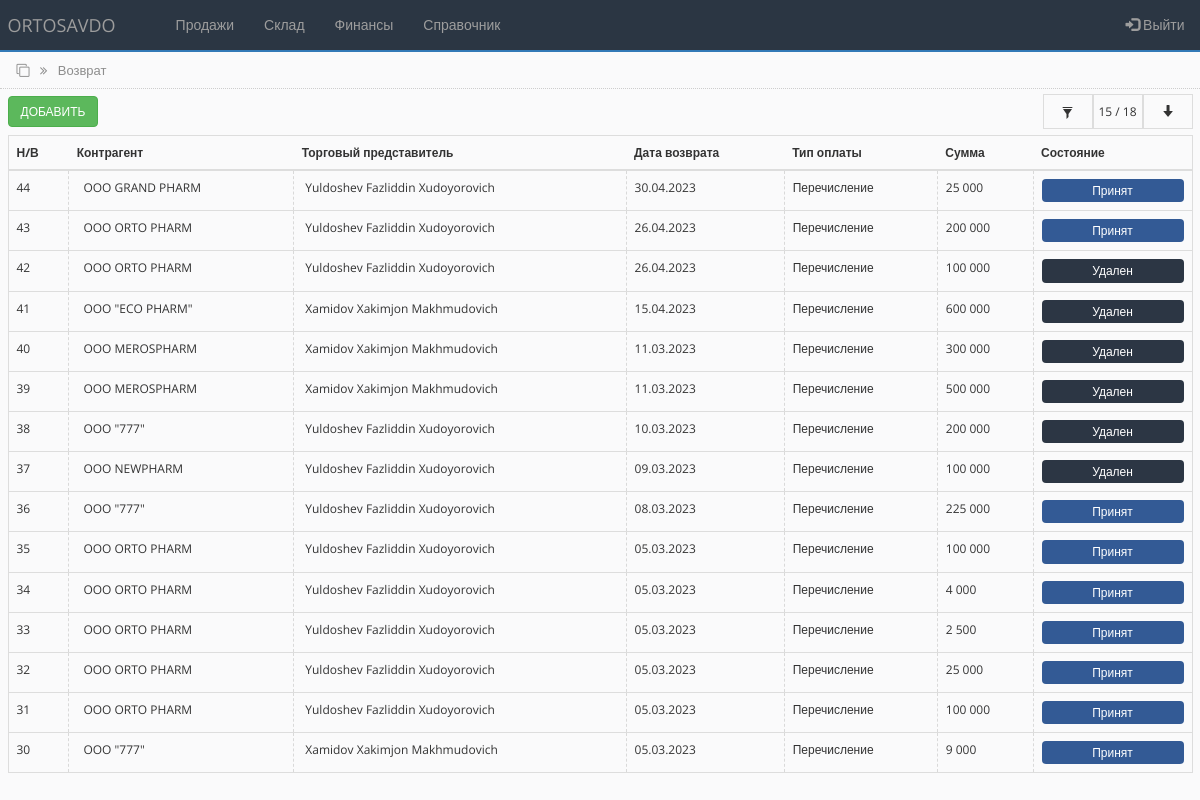
Screenshot of /return_list.php (signed in) with the database file from the repository.
### tables this page shows
CREATE TABLE `return_list` (
  `id` int(100) NOT NULL,
  `contractor` varchar(250) NOT NULL,
  `sale_agent` varchar(250) NOT NULL,
  `return_date` date NOT NULL,
  `payment_type` varchar(250) NOT NULL,
  `transaction_amount` int(100) NOT NULL,
  `return_status` int(100) NOT NULL DEFAULT '0'
);

CREATE TABLE `counterparties_tbl` (
  `id` int(255) NOT NULL,
  `name` varchar(250) NOT NULL,
  `alternative_name` varchar(250) NOT NULL,
  `inn` varchar(255) NOT NULL,
  `nds` varchar(255) NOT NULL,
  `raschetny_schet` varchar(255) NOT NULL,
  `mfo` varchar(100) NOT NULL,
  `address` varchar(250) NOT NULL,
  `contact` varchar(250) NOT NULL,
  `director` varchar(250) NOT NULL,
  `accountant` varchar(250) NOT NULL,
  `sts` int(10) NOT NULL DEFAULT '1'
);

CREATE TABLE `users_tbl` (
  `id` int(100) NOT NULL,
  `name` varchar(255) NOT NULL,
  `surname` varchar(255) NOT NULL,
  `fathername` varchar(255) NOT NULL,
  `login` varchar(255) NOT NULL,
  `pass` varchar(255) NOT NULL,
  `role` varchar(255) NOT NULL,
  `sts` varchar(255) NOT NULL DEFAULT '1'
);

### bot_lib.php (called while the page is built, shortened)
<?php
function get_user($connect, $user_id){
	$query = "SELECT * FROM users_tbl WHERE id='$user_id'";
	$result = mysqli_query($connect, $query);
	$user = mysqli_fetch_assoc($result);
	return $user;
}
function get_contractor($connect, $contractor_id){
	$query = "SELECT * FROM counterparties_tbl WHERE id='$contractor_id'";
	$result = mysqli_query($connect, $query);
	$contractor = mysqli_fetch_assoc($result);
	return $contractor;
}
?>

### return_list.php (the view, shortened to what this page needs)
<?php
include('settings.php');
include('bot_lib.php');
$limit = 15;
if (isset($_POST['id_contractor']) AND isset($_POST['from_date']) AND isset($_POST['to_date'])) {
    $id_cont = $_POST['id_contractor'];
    $fr_date = $_POST['from_date'];
    $to_date = $_POST['to_date'];
    $bg_sts = '#ebf0ff';
    $display_sts = 'none';
    $display_sts_filer_on = 'true';
     $query = "SELECT * FROM return_list WHERE contractor = '$id_cont' AND return_status='0' AND return_date >= '$fr_date' AND return_date <= '$to_date' ORDER BY id DESC";
     $all_debt_query = "SELECT sum(transaction_amount) as all_debt, count(id) as allcount FROM return_list WHERE contractor = '$id_cont' AND return_status='0' AND return_date >= '$fr_date' AND return_date <= '$to_date' ORDER BY id DESC";
 }
 else {
     $query = "SELECT * FROM return_list ORDER BY id desc LIMIT 0,".$limit;
     $all_debt_query = "SELECT sum(transaction_amount) as all_debt, count(id) as allcount FROM return_list WHERE return_status='0'";
 }
$all_debt_result = mysqli_query ($connect, $all_debt_query);
$all_debt_fetch = mysqli_fetch_array($all_debt_result);
$all_count = $all_debt_fetch['allcount'];
$rs_result = mysqli_query ($connect, $query);
?>
<!DOCTYPE html>
<html lang="en">
<head>
    <link rel="stylesheet" href="https://maxcdn.bootstrapcdn.com/bootstrap/3.4.1/css/bootstrap.min.css">
    <link rel="stylesheet" href="https://cdnjs.cloudflare.com/ajax/libs/font-awesome/4.7.0/css/font-awesome.min.css">
    <link rel="stylesheet" href="css/bootstrap-grid.min.css">
    <link rel="stylesheet" href="https://cdnjs.cloudflare.com/ajax/libs/selectize.js/0.15.2/css/selectize.default.min.css" />
    <link rel="stylesheet" href="css/style.css">
</head>
<body>
<?php include 'partSite/nav.php'; ?>
<div class="page_name">
    <div class="container-fluid">
        <i class="fa fa-clone" aria-hidden="true"></i>
        <i class="fa fa-angle-double-right right_cus"></i>
        <span class="right_cus">Возврат</span>
    </div>
</div>
<div class="toolbar">
        <div class="container-fluid">
            <div class="toolbar_wrapper">
                <div>
                    <a href="add_return.php"> <button type="button" class="btn btn-success">Добавить</button> </a>
                </div>
                <div class="filter-container">
                        <div style="background-color:<?php echo $bg_sts;?>" class="filter-container-item first" data-toggle="modal" data-target="#filter">
                        <span class="glyphicon glyphicon-filter"></span>
                        </div>
                        <div style="display:<?php echo $display_sts;?>" class="filter-container-item">
                            <span><span id="row_c"><?php echo $limit; ?></span> / <?php echo $all_count; ?></span>
                        </div>
                        <div style="display:<?php echo $display_sts;?>" class="filter-container-item">
                            <div class="loadmore">
                                <button class="btn btn-outline-info" type="button" id="loadBtn" value="+10"><span class="glyphicon glyphicon-arrow-down"></span></button>
                            </div>
                        </div>
                    </div>
            </div>
        </div>
</div>
<div class="all_table">
    <div class="container-fluid">
        <table class="table table-hover" style="border-collapse:collapse;">
        <thead>
            <tr>
                <th scope="col">Н/В</th>
                <th scope="col">Контрагент</th>
                <th scope="col">Торговый представитель</th>
                <th scope="col">Дата возврата</th>
                <th scope="col">Тип оплаты</th>
                <th scope="col">Сумма</th>
                <th scope="col">Состояние</th>
            </tr>
        </thead>
        <tbody class="postList">
<?php
    $i = 0;
    while ($row = mysqli_fetch_array($rs_result)) {
    $i++;
    if ($row["return_status"] == 0) {
        $status_order = 'Принят';
        $status_type = 'archived';
    }elseif ($row["return_status"] == 1) {
        $status_order = 'Удален';
        $status_type = 'cancelled';
    }
?>
        <tr data-toggle="collapse" data-target="#row<?php echo $i;?>" aria-expanded="true" class="accordion-toggle">
            <td><?php echo $row["id"]; ?></td>
            <td><?php $user = get_contractor($connect, $row["contractor"]);?>&nbsp;<?php echo $user["surname"]; ?>&nbsp;<?php echo $user["name"]; ?>&nbsp;<?php echo $user["fathername"]; ?></td>
            <td><?php $user = get_user($connect, $row["sale_agent"]);?>&nbsp;<?php echo $user["surname"]; ?>&nbsp;<?php echo $user["name"]; ?>&nbsp;<?php echo $user["fathername"]; ?></td>
            <td><?php echo $date = date("d.m.Y", strtotime($row["return_date"])); ?></td>
            <td><?php echo $row["payment_type"]; ?></td>
            <td><?php echo number_format($row['transaction_amount'], 0, '.', ' '); ?></td>
            <td><span class='status <?php echo $status_type; ?>'><?php echo $status_order; ?></span></td>
        </tr>
<?php
    };
?>
        </tbody>
        </table>
    </div>
</div>
</body>
</html>

### css/style.css (style rules this page uses)
* { box-sizing: border-box; margin: 0; padding: 0; transition: all 0.01s; }
body { background-color: #FAFAFB; font-family: "Open Sans", sans-serif; font-size: 12px; }
.page_name { width: 100%; height: 37px; padding: 9px; margin-top: -20px; border-bottom: 1px dotted #CDCDCD; color: #8d8d8d; font-size: 13px; }
.right_cus { margin-left: 7px; }
.toolbar { width: 100%; height: 46px; margin: 0; padding: 5px 0; }
.toolbar .btn { text-transform: uppercase; font-size: 12px; }
.table { border-collapse: collapse; border: 1px solid #dddddd; margin-bottom: 0px; padding-top: 10px; }
table > tbody > tr > td { vertical-align: middle; border-left: 0.00001px dashed #d9d9d9; height: 80%; }
.toolbar_wrapper { width: 100%; display: flex; justify-content: space-between; align-items: center; }
.filter-container { min-height: 35px; display: grid; grid-template-columns: auto auto auto; align-items: center; justify-content: end; background-color: #fafafb; }
.filter-container .first { cursor: pointer; }
.filter-container-item { display: flex; align-items: center; justify-content: center; min-width: 50px; height: 100%; padding: 0 3px; border: 1px solid #dddddd; }
.filter-container-item button { width: 100%; background-color: #fafafb; outline: none !important; }
.status { display: inline-block; padding: 3px 6px; border-radius: 4px; width: 100%; text-align: center; }
.archived { background-color: #335a95; color: white; padding: 3px 22px; }
.cancelled { background-color: #2c3644; color: white; padding: 3px 15px; }

### rows the page displays
return_list: id "44", counterparties_tbl.name "OOO GRAND PHARM", users_tbl.surname "Yuldoshev", users_tbl.name "Fazliddin", users_tbl.fathername "Xudoyorovich", return_date "30.04.2023", payment_type "Перечисление", transaction_amount "25 000", return_status "Принят"
return_list: id "43", counterparties_tbl.name "OOO ORTO PHARM", users_tbl.surname "Yuldoshev", users_tbl.name "Fazliddin", users_tbl.fathername "Xudoyorovich", return_date "26.04.2023", payment_type "Перечисление", transaction_amount "200 000", return_status "Принят"
return_list: id "42", counterparties_tbl.name "OOO ORTO PHARM", users_tbl.surname "Yuldoshev", users_tbl.name "Fazliddin", users_tbl.fathername "Xudoyorovich", return_date "26.04.2023", payment_type "Перечисление", transaction_amount "100 000", return_status "Удален"
return_list: id "41", counterparties_tbl.name "OOO \"ECO PHARM\"", users_tbl.surname "Xamidov", users_tbl.name "Xakimjon", users_tbl.fathername "Makhmudovich", return_date "15.04.2023", payment_type "Перечисление", transaction_amount "600 000", return_status "Удален"
return_list: id "40", counterparties_tbl.name "OOO MEROSPHARM", users_tbl.surname "Xamidov", users_tbl.name "Xakimjon", users_tbl.fathername "Makhmudovich", return_date "11.03.2023", payment_type "Перечисление", transaction_amount "300 000", return_status "Удален"
return_list: id "39", counterparties_tbl.name "OOO MEROSPHARM", users_tbl.surname "Xamidov", users_tbl.name "Xakimjon", users_tbl.fathername "Makhmudovich", return_date "11.03.2023", payment_type "Перечисление", transaction_amount "500 000", return_status "Удален"
return_list: id "38", counterparties_tbl.name "OOO \"777\"", users_tbl.surname "Yuldoshev", users_tbl.name "Fazliddin", users_tbl.fathername "Xudoyorovich", return_date "10.03.2023", payment_type "Перечисление", transaction_amount "200 000", return_status "Удален"
return_list: id "37", counterparties_tbl.name "OOO NEWPHARM", users_tbl.surname "Yuldoshev", users_tbl.name "Fazliddin", users_tbl.fathername "Xudoyorovich", return_date "09.03.2023", payment_type "Перечисление", transaction_amount "100 000", return_status "Удален"
return_list: id "36", counterparties_tbl.name "OOO \"777\"", users_tbl.surname "Yuldoshev", users_tbl.name "Fazliddin", users_tbl.fathername "Xudoyorovich", return_date "08.03.2023", payment_type "Перечисление", transaction_amount "225 000", return_status "Принят"
return_list: id "35", counterparties_tbl.name "OOO ORTO PHARM", users_tbl.surname "Yuldoshev", users_tbl.name "Fazliddin", users_tbl.fathername "Xudoyorovich", return_date "05.03.2023", payment_type "Перечисление", transaction_amount "100 000", return_status "Принят"
return_list: id "34", counterparties_tbl.name "OOO ORTO PHARM", users_tbl.surname "Yuldoshev", users_tbl.name "Fazliddin", users_tbl.fathername "Xudoyorovich", return_date "05.03.2023", payment_type "Перечисление", transaction_amount "4 000", return_status "Принят"
return_list: id "33", counterparties_tbl.name "OOO ORTO PHARM", users_tbl.surname "Yuldoshev", users_tbl.name "Fazliddin", users_tbl.fathername "Xudoyorovich", return_date "05.03.2023", payment_type "Перечисление", transaction_amount "2 500", return_status "Принят"
return_list: id "32", counterparties_tbl.name "OOO ORTO PHARM", users_tbl.surname "Yuldoshev", users_tbl.name "Fazliddin", users_tbl.fathername "Xudoyorovich", return_date "05.03.2023", payment_type "Перечисление", transaction_amount "25 000", return_status "Принят"
return_list: id "31", counterparties_tbl.name "OOO ORTO PHARM", users_tbl.surname "Yuldoshev", users_tbl.name "Fazliddin", users_tbl.fathername "Xudoyorovich", return_date "05.03.2023", payment_type "Перечисление", transaction_amount "100 000", return_status "Принят"
return_list: id "30", counterparties_tbl.name "OOO \"777\"", users_tbl.surname "Xamidov", users_tbl.name "Xakimjon", users_tbl.fathername "Makhmudovich", return_date "05.03.2023", payment_type "Перечисление", transaction_amount "9 000", return_status "Принят"

### other values shown
$limit "15"
$all_count "18"
